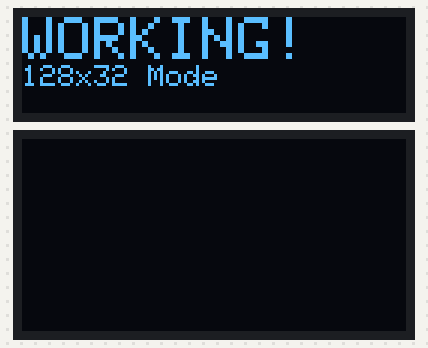
The sketch below on a simulated ESP8266 (NodeMCU). On the bench: 128×32 one-colour display, 128×64 one-colour display. Wiring (inferred from the names in the program): SSD1306 OLED at I2C address 0x3C. What the sketch prints to the serial monitor is not drawn.

Above: at 4.1 s.
At 6.2 s:
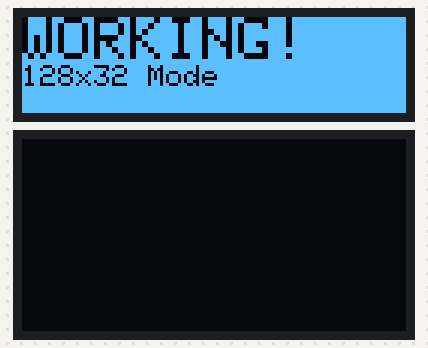

Measured:
- what the display in image 0 shows lasts 2.1 s, from 4.1 s to 6.2 s
- what the display in image 1 shows lasts 1.9 s, from 6.2 s to 8.1 s

The sketch:

oled_fix.ino
```cpp
/*
 * OLED Blank Screen Fix
 *
 * Problem: Display initializes at 0x3C but screen stays blank
 *
 * This sketch tries:
 * 1. Both common screen sizes (128x64 and 128x32)
 * 2. Maximum contrast setting
 * 3. Raw SSD1306 reset commands
 * 4. Force display on commands
 *
 * Wiring:
 * GND -> G | VCC -> 3V3 | SCL -> D1 | SDA -> D2
 */

#include <Wire.h>
#include <Adafruit_GFX.h>
#include <Adafruit_SSD1306.h>

#define I2C_SDA D2
#define I2C_SCL D1
#define OLED_ADDR 0x3C
#define OLED_RESET -1

// Try 128x32 first (many cheap OLEDs are this size even if they look like 128x64)
#define SCREEN_WIDTH 128
#define SCREEN_HEIGHT 32  // <-- Changed to 32!

Adafruit_SSD1306 display(SCREEN_WIDTH, SCREEN_HEIGHT, &Wire, OLED_RESET);

void sendRawCommand(uint8_t cmd) {
  Wire.beginTransmission(OLED_ADDR);
  Wire.write(0x00);  // Command mode
  Wire.write(cmd);
  Wire.endTransmission();
}

void forceDisplayOn() {
  Serial.println("  Sending raw SSD1306 commands...");

  // Turn display OFF then ON (reset sequence)
  sendRawCommand(0xAE);  // Display OFF
  delay(10);

  // Set contrast to maximum
  sendRawCommand(0x81);  // Set Contrast Control
  sendRawCommand(0xFF);  // Maximum value

  // Set Normal Display (not inverted)
  sendRawCommand(0xA6);

  // Force entire display ON (for testing - all pixels lit)
  sendRawCommand(0xA5);  // Entire Display ON (ignore RAM)
  delay(2000);

  // Return to normal mode (follow RAM content)
  sendRawCommand(0xA4);  // Resume to RAM content display

  // Turn display ON
  sendRawCommand(0xAF);  // Display ON

  Serial.println("  ✓ Raw commands sent");
}

void setup() {
  Serial.begin(115200);
  delay(2000);

  Serial.println("\n");
  Serial.println("╔══════════════════════════════════════════════╗");
  Serial.println("║         OLED BLANK SCREEN FIX                ║");
  Serial.println("╚══════════════════════════════════════════════╝");

  // Initialize I2C
  Wire.begin(I2C_SDA, I2C_SCL);
  Wire.setClock(100000);

  // ========== ATTEMPT 1: Try 128x32 ==========
  Serial.println("\n[ATTEMPT 1] Try 128x32 configuration...");

  if (display.begin(SSD1306_SWITCHCAPVCC, OLED_ADDR)) {
    Serial.println("  ✓ Initialized as 128x32");

    // Set maximum contrast
    display.ssd1306_command(SSD1306_SETCONTRAST);
    display.ssd1306_command(0xFF);

    // Clear and fill with white
    display.clearDisplay();
    display.fillRect(0, 0, SCREEN_WIDTH, SCREEN_HEIGHT, SSD1306_WHITE);
    display.display();
    Serial.println("  ✓ Filled screen with white pixels");

    delay(2000);

    // Show text
    display.clearDisplay();
    display.setTextSize(2);
    display.setTextColor(SSD1306_WHITE);
    display.setCursor(0, 0);
    display.println(F("WORKING!"));
    display.setTextSize(1);
    display.println(F("128x32 Mode"));
    display.display();

    Serial.println("  ✓ Text displayed");
  } else {
    Serial.println("  ✗ 128x32 init failed");
  }

  // ========== ATTEMPT 2: Force display on with raw commands ==========
  Serial.println("\n[ATTEMPT 2] Force display on with raw I2C commands...");
  forceDisplayOn();

  // ========== FINAL STATUS ==========
  Serial.println("\n════════════════════════════════════════════");
  Serial.println("  If screen is STILL blank after this:");
  Serial.println("");
  Serial.println("  1. The OLED panel might be DEAD/DEFECTIVE");
  Serial.println("  2. Check if you see ANY light from the display");
  Serial.println("     (even very faint in a dark room)");
  Serial.println("  3. Try a different OLED module if available");
  Serial.println("  4. Verify VCC is actually getting 3.3V");
  Serial.println("════════════════════════════════════════════");
}

void loop() {
  // Invert display every 2 seconds (should be very visible if working)
  static unsigned long lastSwitch = 0;
  static bool inverted = false;

  if (millis() - lastSwitch > 2000) {
    inverted = !inverted;
    display.invertDisplay(inverted);
    Serial.printf("Display %s\n", inverted ? "INVERTED" : "NORMAL");
    lastSwitch = millis();
  }

  // Heartbeat on built-in LED
  static unsigned long lastLed = 0;
  static bool led = false;
  if (millis() - lastLed > 500) {
    led = !led;
    digitalWrite(LED_BUILTIN, led ? LOW : HIGH);
    lastLed = millis();
  }
}
```
